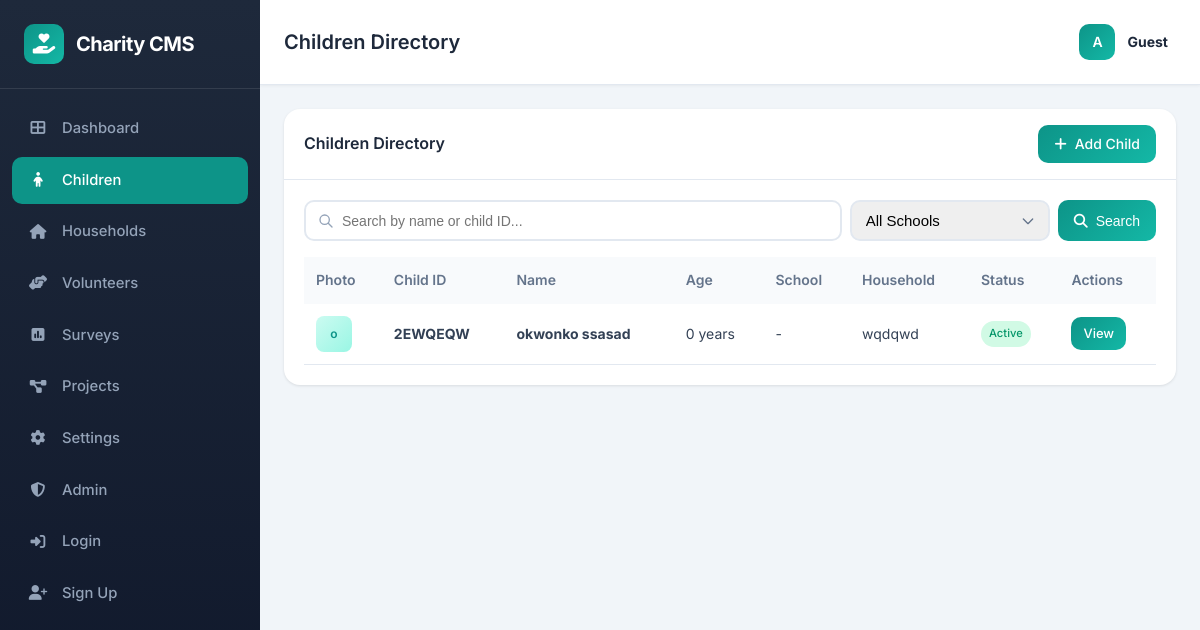
/children/, run on the app's committed database.
### children/models.py (models this page shows, shortened)
class Child(models.Model):
    first_name = models.CharField(max_length=100)
    last_name = models.CharField(max_length=100)
    date_of_birth = models.DateField()
    profile_photo = models.ImageField(
        upload_to='children/photos/%Y/%m/%d/',
        blank=True,
        null=True,
        help_text='Upload a recent photo of the child'
    )
    child_id = models.CharField(
        max_length=50,
        unique=True,
        help_text='Unique child identifier'
    )
    chronic_medical_condition = models.TextField(
        blank=True,
        verbose_name='Chronic medical condition',
        help_text='Any ongoing medical conditions'
    )
    school = models.ForeignKey(
        School,
        on_delete=models.SET_NULL,
        null=True,
        blank=True,
        related_name='children'
    )
    income_provider = models.CharField(
        max_length=255,
        blank=True,
        verbose_name='Who provides most household income',
        help_text='Primary income provider for the household'
    )
    education_payer = models.CharField(
        max_length=255,
        blank=True,
        verbose_name='Who pays for education',
        help_text='Person/organization paying for education'
    )
    medical_payer = models.CharField(
        max_length=255,
        blank=True,
        verbose_name='Who pays for medical bills',
        help_text='Person/organization paying for medical expenses'
    )
    household = models.ForeignKey(
        Household,
        on_delete=models.CASCADE,
        related_name='children'
    )
    caregivers = models.ManyToManyField(
        Caregiver,
        related_name='children',
        blank=True
    )
    projects = models.ManyToManyField(
        Project,
        related_name='enrolled_children',
        blank=True
    )
    notes = models.TextField(blank=True)
    is_active = models.BooleanField(default=True)
    registration_date = models.DateTimeField(auto_now_add=True)
    updated_at = models.DateTimeField(auto_now=True)
    class Meta:
        ordering = ['-registration_date']
        indexes = [
            models.Index(fields=['child_id']),
            models.Index(fields=['date_of_birth']),
            models.Index(fields=['last_name', 'first_name']),
            models.Index(fields=['registration_date']),
        ]
    @property
    def age(self):
        today = date.today()
        birth_date = self.date_of_birth
        age = today.year - birth_date.year
        if (today.month, today.day) < (birth_date.month, birth_date.day):
            age -= 1
        return age

class Household(models.Model):
    RESIDENCE_TYPE_CHOICES = [
        ('owned', 'Owned'),
        ('rented', 'Rented'),
        ('informal', 'Informal/Slum'),
        ('other', 'Other'),
    ]
    household_name = models.CharField(max_length=255)
    number_of_people = models.PositiveIntegerField(
        default=1,
        validators=[MinValueValidator(1)]
    )
    main_income_source = models.CharField(max_length=255, blank=True)
    consistent_income_6months = models.BooleanField(default=False)
    children_under_18 = models.PositiveIntegerField(
        default=0,
        validators=[MinValueValidator(0)]
    )
    is_savings_group_member = models.BooleanField(default=False, verbose_name='Part of savings group')
    residence_type = models.CharField(
        max_length=20,
        choices=RESIDENCE_TYPE_CHOICES,
        default='informal'
    )
    estimated_monthly_income = models.FloatField(
        default=0,
        help_text='Estimated monthly household income'
    )
    household_assets = models.TextField(blank=True, help_text='List household assets')
    can_pay_emergency = models.BooleanField(default=False, verbose_name='Can pay emergency expense')
    created_at = models.DateTimeField(auto_now_add=True)
    updated_at = models.DateTimeField(auto_now=True)
    class Meta:
        ordering = ['-created_at']
        verbose_name_plural = 'Households'

### children/views_html.py (the view, shortened to what this page needs)
def children_directory(request):
    children_list = Child.objects.select_related('school', 'household').filter(is_active=True)
    search_query = request.GET.get('search')
    school_id = request.GET.get('school')
    if school_id:
        children_list = children_list.filter(school_id=school_id)
    paginator = Paginator(children_list, 20)
    page_number = request.GET.get('page')
    children = paginator.get_page(page_number)
    schools = School.objects.all()
    context = {
        'children': children,
        'schools': schools,
        'search_query': search_query or '',
    }
    return render(request, 'children/directory.html', context)

### templates/children/directory.html (shortened to what this page needs)
{% extends 'base.html' %}
{% block page_title %}Children Directory{% endblock %}
{% block content %}
<div class="card">
    <div class="card-header">
        <h2>Children Directory</h2>
        <a href="{% url 'add-child' %}" class="btn btn-primary">
            <i class="fas fa-plus"></i> Add Child
        </a>
    </div>
    <div class="card-body">
        <form method="get" class="search-box">
            <input type="text" name="search" placeholder="Search by name or child ID..." value="{{ search_query }}">
            <select name="school" class="form-control" style="width: 200px;">
                <option value="">All Schools</option>
            </select>
            <button type="submit" class="btn btn-primary">
                <i class="fas fa-search"></i> Search
            </button>
        </form>
        <div class="table-container">
            {% if children %}
            <table>
                <thead>
                    <tr>
                        <th>Photo</th>
                        <th>Child ID</th>
                        <th>Name</th>
                        <th>Age</th>
                        <th>School</th>
                        <th>Household</th>
                        <th>Status</th>
                        <th>Actions</th>
                    </tr>
                </thead>
                <tbody>
                    {% for child in children %}
                    <tr>
                        <td>
                            {% if child.profile_photo %}
                            <img src="{{ child.profile_photo.url }}" class="child-photo" alt="">
                            {% else %}
                            <div class="child-avatar">{{ child.first_name.0 }}</div>
                            {% endif %}
                        </td>
                        <td><strong>{{ child.child_id }}</strong></td>
                        <td><strong>{{ child.first_name }} {{ child.last_name }}</strong></td>
                        <td>{{ child.age }} years</td>
                        <td>{{ child.school.name|default:"-" }}</td>
                        <td>{{ child.household.household_name|default:"-" }}</td>
                        <td>
                            {% if child.is_active %}
                            <span class="badge badge-success">Active</span>
                            {% else %}
                            <span class="badge badge-primary">Inactive</span>
                            {% endif %}
                        </td>
                        <td>
                            <a href="{% url 'child-detail' child.id %}" class="btn btn-primary btn-sm">View</a>
                        </td>
                    </tr>
                    {% endfor %}
                </tbody>
            </table>
            {% endif %}
        </div>
    </div>
</div>
{% endblock %}

### templates/base.html (style rules this page uses)
:root { --primary: #0d9488; --primary-dark: #0f766e; --primary-light: #14b8a6; --secondary: #64748b; --success: #10b981; --warning: #f59e0b; --danger: #ef4444; --dark: #1e293b; --light: #f8fafc; --border: #e2e8f0; --sidebar-width: 260px; }
* { margin: 0; padding: 0; box-sizing: border-box; }
body { font-family: 'Inter', -apple-system, BlinkMacSystemFont, sans-serif; background: #f1f5f9; color: #334155; line-height: 1.6; }
.card { background: white; border-radius: 16px; box-shadow: 0 1px 3px rgba(0,0,0,0.1); overflow: hidden; margin-bottom: 1.5rem; }
.card-header { padding: 1rem 1.25rem; border-bottom: 1px solid var(--border); display: flex; justify-content: space-between; align-items: center; flex-wrap: wrap; gap: 0.75rem; }
.card-header h2, .card-header h3 { font-size: 1rem; font-weight: 600; color: var(--dark); }
.card-body { padding: 1.25rem; }
.btn { display: inline-flex; align-items: center; gap: 0.5rem; padding: 0.5rem 1rem; border-radius: 10px; font-weight: 500; font-size: 0.875rem; text-decoration: none; border: none; cursor: pointer; transition: all 0.3s ease; white-space: nowrap; }
.btn-primary { background: linear-gradient(135deg, #0d9488, #14b8a6); color: white; }
.btn-sm { padding: 0.375rem 0.75rem; font-size: 0.8125rem; }
.table-container { overflow-x: auto; -webkit-overflow-scrolling: touch; }
table { width: 100%; border-collapse: collapse; min-width: 600px; }
th, td { padding: 0.75rem; text-align: left; font-size: 0.875rem; }
th { font-weight: 600; color: var(--secondary); background: var(--light); white-space: nowrap; }
td { border-bottom: 1px solid var(--border); white-space: nowrap; }
.badge { display: inline-flex; padding: 0.25rem 0.5rem; border-radius: 20px; font-size: 0.7rem; font-weight: 500; white-space: nowrap; }
.badge-success { background: #d1fae5; color: #059669; }
.form-control { width: 100%; padding: 0.625rem 0.875rem; border: 2px solid var(--border); border-radius: 10px; font-size: 0.9375rem; transition: all 0.2s ease; }
select.form-control { appearance: none; background-repeat: no-repeat; background-position: right 0.75rem center; background-size: 1rem; padding-right: 2.5rem; }
.search-box { display: flex; gap: 0.5rem; margin-bottom: 1rem; flex-wrap: wrap; }
.search-box input { flex: 1; min-width: 200px; padding: 0.625rem 0.875rem; padding-left: 2.25rem; border: 2px solid var(--border); border-radius: 10px; font-size: 0.875rem; background-repeat: no-repeat; background-position: 0.75rem center; background-size: 1rem; }
.search-box .form-control { flex: 0 0 auto; min-width: 120px; }
.child-avatar { width: 36px; height: 36px; border-radius: 8px; background: linear-gradient(135deg, #ccfbf1, #99f6e4); color: #0d9488; display: flex; align-items: center; justify-content: center; font-weight: 600; font-size: 0.75rem; flex-shrink: 0; }

### data on the page
Child: first_name.0 "o", child_id "2EWQEQW", first_name "okwonko", last_name "ssasad", age "0", school.name "-", household.household_name "wqdqwd", is_active "Active"
